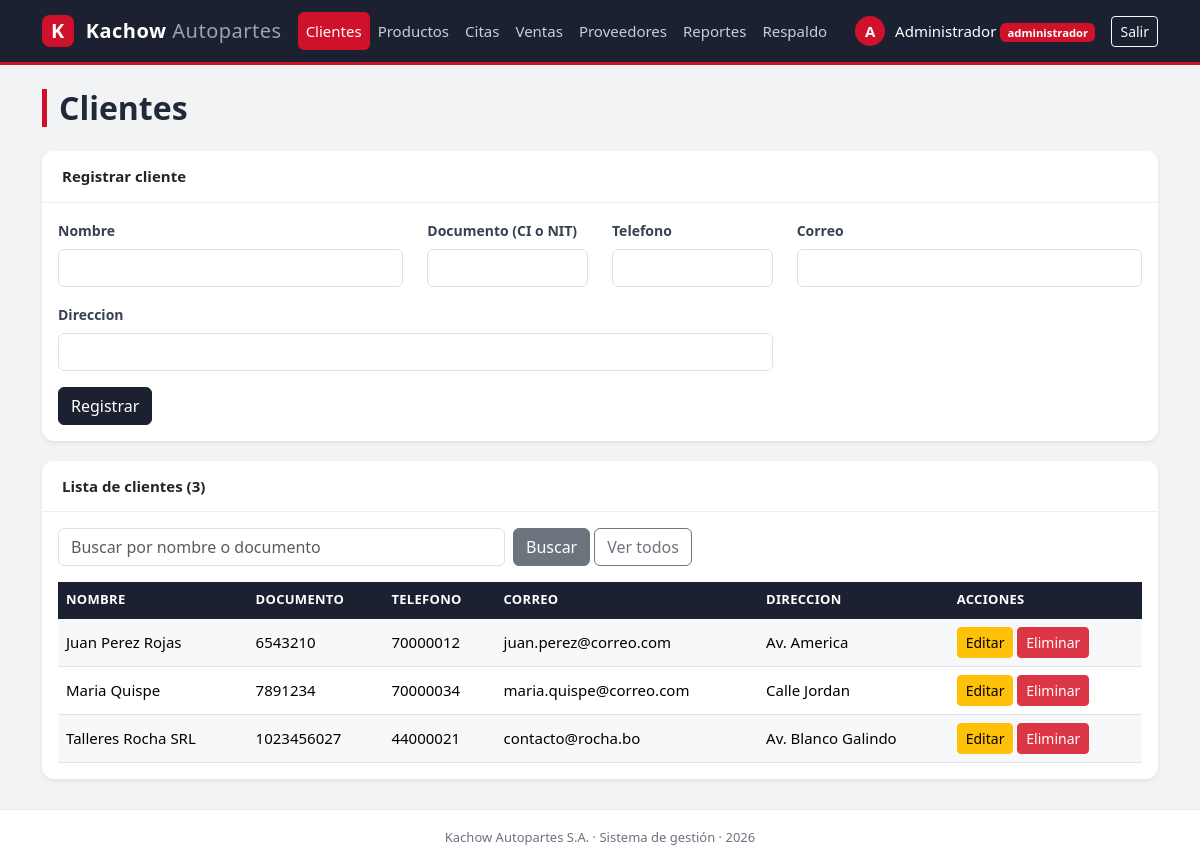
/clientes.php (signed in), run on the app's committed database.
### tables this page shows
create table clientes (
    id int auto_increment primary key,
    nombre varchar(100) not null,
    documento varchar(20) not null,
    telefono varchar(20),
    correo varchar(100),
    direccion varchar(150)
);

### clientes.php (the view, shortened to what this page needs)
<?php
    include("conexion.php");
    $texto = "";
    $buscar = "";
    if($buscar != ""){
        $consulta = "select * from clientes
                     where nombre like '%$buscar%' or documento like '%$buscar%'
                     order by nombre";
    }else{
        $consulta = "select * from clientes order by nombre";
    }
    $resultado = mysqli_query($conexion, $consulta);
    include("menu.php");
?>
    <h2 class="mb-4">Clientes</h2>
    <div class="card shadow-sm">
        <div class="card-header bg-white fw-bold">Registrar cliente</div>
        <div class="card-body">
            <form action="clientes_registrar.php" method="POST">
                <div class="row">
                    <div class="col-md-4 mb-3">
                        <label class="form-label">Nombre</label>
                        <input type="text" name="nombre" class="form-control" maxlength="100" required>
                    </div>
                    <div class="col-md-2 mb-3">
                        <label class="form-label">Documento (CI o NIT)</label>
                        <input type="text" name="documento" class="form-control" maxlength="15"
                               pattern="[0-9]{5,15}" title="Solo numeros, entre 5 y 15" required>
                    </div>
                    <div class="col-md-2 mb-3">
                        <label class="form-label">Telefono</label>
                        <input type="text" name="telefono" class="form-control" maxlength="8"
                               pattern="[0-9]{7,8}" title="7 u 8 numeros">
                    </div>
                    <div class="col-md-4 mb-3">
                        <label class="form-label">Correo</label>
                        <input type="email" name="correo" class="form-control" maxlength="100">
                    </div>
                    <div class="col-md-8 mb-3">
                        <label class="form-label">Direccion</label>
                        <input type="text" name="direccion" class="form-control" maxlength="150">
                    </div>
                </div>
                <button type="submit" class="btn btn-primary">Registrar</button>
            </form>
        </div>
    </div>
    <div class="card shadow-sm">
        <div class="card-header bg-white fw-bold">
            Lista de clientes (<?php echo mysqli_num_rows($resultado); ?>)
        </div>
        <div class="card-body">
            <form action="clientes.php" method="GET" class="row g-2 mb-3">
                <div class="col-md-5">
                    <input type="text" name="buscar" class="form-control"
                           placeholder="Buscar por nombre o documento"
                           value="<?php echo htmlspecialchars($texto); ?>">
                </div>
                <div class="col-md-4">
                    <button type="submit" class="btn btn-secondary">Buscar</button>
                    <a href="clientes.php" class="btn btn-outline-secondary">Ver todos</a>
                </div>
            </form>
            <div class="table-responsive">
                <table class="table table-striped table-hover align-middle">
                    <thead class="table-dark">
                        <tr>
                            <th>Nombre</th>
                            <th>Documento</th>
                            <th>Telefono</th>
                            <th>Correo</th>
                            <th>Direccion</th>
                            <th>Acciones</th>
                        </tr>
                    </thead>
                    <tbody>
                    <?php if(mysqli_num_rows($resultado) > 0){ ?>
                        <?php while($fila = mysqli_fetch_assoc($resultado)){ ?>
                            <tr>
                                <td><?php echo $fila['nombre']; ?></td>
                                <td><?php echo $fila['documento']; ?></td>
                                <td><?php echo $fila['telefono']; ?></td>
                                <td><?php echo $fila['correo']; ?></td>
                                <td><?php echo $fila['direccion']; ?></td>
                                <td class="text-nowrap">
                                    <a href="clientes_editar.php?id=<?php echo $fila['id']; ?>"
                                       class="btn btn-sm btn-warning">Editar</a>
                                    <a href="clientes_eliminar.php?id=<?php echo $fila['id']; ?>"
                                       class="btn btn-sm btn-danger"
                                       onclick="return confirm('Seguro que desea eliminar este cliente?')">Eliminar</a>
                                </td>
                            </tr>
                        <?php } ?>
                    <?php }else{ ?>
                        <tr>
                            <td colspan="6">No se encontraron clientes</td>
                        </tr>
                    <?php } ?>
                    </tbody>
                </table>
            </div>
        </div>
    </div>
<?php include("pie.php"); ?>

### estilos.css (style rules this page uses)
body { background-color: #f2f3f5; color: #1f2937; font-family: "Segoe UI", Roboto, "Helvetica Neue", Arial, sans-serif; font-size: 15px; }
.contenido h2 { font-weight: 700; border-left: 5px solid #d0112b; padding-left: 12px; }
.card { border: none; border-radius: 12px; margin-bottom: 20px; }
.card-header { padding: 14px 20px; border-bottom: 1px solid #eceef1; font-weight: 600; }
.card-header:first-child { border-radius: 12px 12px 0 0; }
.table { --bs-table-striped-bg: #f7f8fa; --bs-table-hover-bg: #fdecee; }
.table thead th { background-color: #1b2130; border-color: #1b2130; color: #ffffff; font-size: 13px; font-weight: 600; text-transform: uppercase; letter-spacing: 0.3px; }
.card .table { margin-bottom: 0; }
.btn-primary { --bs-btn-bg: #1b2130; --bs-btn-border-color: #1b2130; --bs-btn-hover-bg: #d0112b; --bs-btn-hover-border-color: #d0112b; --bs-btn-active-bg: #a80d22; --bs-btn-active-border-color: #a80d22; }
.form-label { font-size: 14px; font-weight: 600; color: #374151; }

### data on the page
clientes: nombre "Juan Perez Rojas", documento "6543210", telefono "70000012", correo "juan.perez@correo.com", direccion "Av. America"
clientes: nombre "Maria Quispe", documento "7891234", telefono "70000034", correo "maria.quispe@correo.com", direccion "Calle Jordan"
clientes: nombre "Talleres Rocha SRL", documento "1023456027", telefono "44000021", correo "contacto@rocha.bo", direccion "Av. Blanco Galindo"

### other printed values
substr($_SESSION['nombre'], 0, 1) "A"
$_SESSION['nombre'] "Administrador"
$_SESSION['rol'] "administrador"
mysqli_num_rows($resultado) "3"
